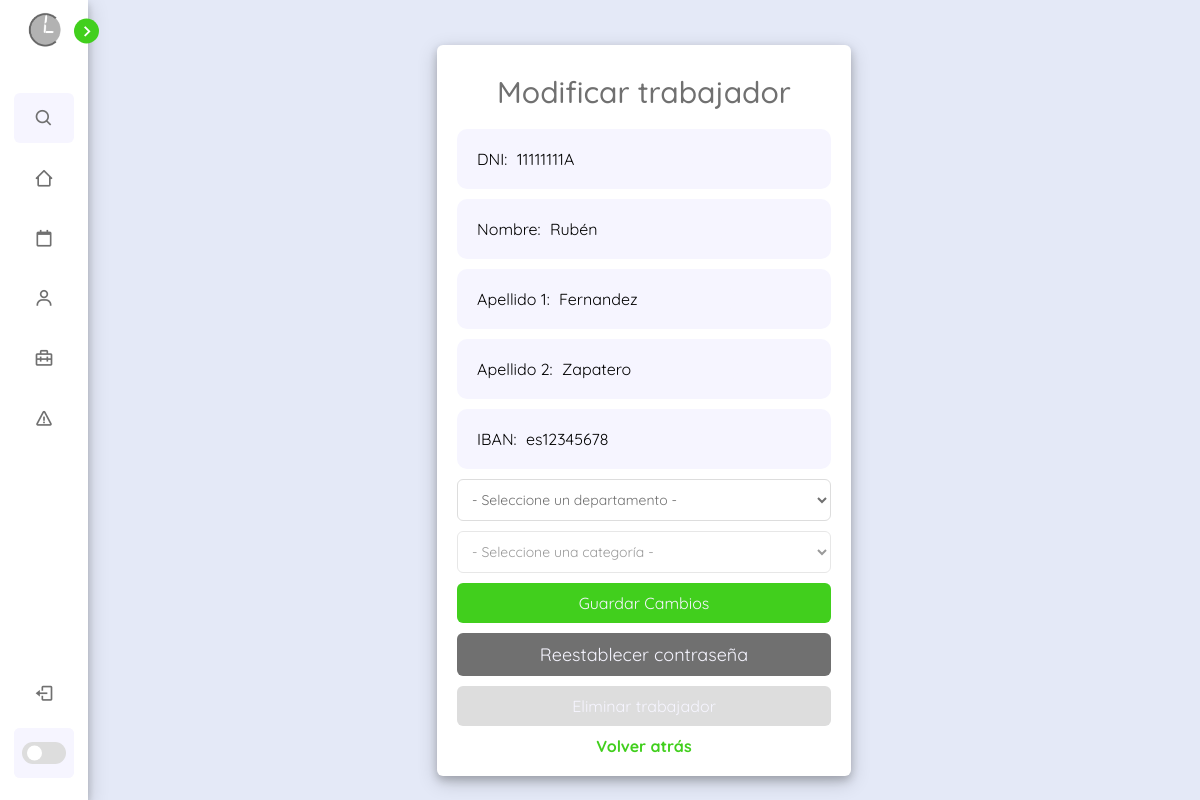
Screenshot of /scripts/php/userEdit/userEdit.php?dni=11111111A with the database file from the repository.
### tables this page shows
CREATE TABLE `empleados` (
  `dni` varchar(9) NOT NULL,
  `nombre` varchar(50) NOT NULL,
  `apellido1` varchar(50) NOT NULL,
  `apellido2` varchar(50) DEFAULT NULL,
  `IBAN` varchar(50) NOT NULL,
  `n_categoria` int(10) DEFAULT NULL,
  `n_departamento` int(10) DEFAULT NULL
);

### scripts/php/userEdit/userEdit.php (the view, shortened to what this page needs)
<!DOCTYPE html>
<html lang="es">
<head>
    <link href="../../../css/dashboard.css" rel="stylesheet" />
    <link href="https://unpkg.com/boxicons@2.1.4/css/boxicons.min.css" rel="stylesheet" />
    <link rel="stylesheet" href="https://cdn.jsdelivr.net/npm/sweetalert2@11.6.7/dist/sweetalert2.min.css">
</head>
<body>
    <nav class="sidebar close">
        <header>
            <div class="image-text">
                <span class="image">
                    <img src="../../../img/cuandoLibro-logo.png" alt="logoClaro" />
                </span>
            </div>
            <i class="bx bx-chevron-right toggle"></i>
        </header>
        <div class="menu-bar">
            <div class="menu">
                <li class="search-box">
                    <i class="bx bx-search icon"></i>
                </li>
                <ul class="menu-links">
                    <li class="nav-links">
                        <a href="../dashboard.php">
                            <i class="bx bx-home-alt-2 icon"></i>
                        </a>
                    </li>
                    <li class="nav-links">
                        <a href="horarios.php">
                            <i class="bx bx-calendar-alt icon"></i>
                        </a>
                    </li>
                    <li class="nav-links">
                        <a href="trabajadores.php">
                            <i class="bx bx-user icon"></i>
                        </a>
                    </li>
                    <li class="nav-links">
                        <a href="departamentos.php">
                            <i class="bx bx-briefcase-alt-2 icon"></i>
                        </a>
                    </li>
                    <li class="nav-links">
                        <a href="avisos.php">
                            <i class="bx bx-error icon"></i>
                        </a>
                    </li>
                </ul>
            </div>
            <div class="bottom-content">
                <li class="">
                    <a href="../seguridad/cerrarSesion.php">
                        <i class="bx bx-log-out icon"></i>
                    </a>
                </li>
                <li class="mode">
                    <div class="toogle-switch">
                        <span class="switch"></span>
                    </div>
                </li>
            </div>
        </div>
    </nav>
    <section class="homeTitle" id="trabajadores">
        <div class="contenedor-formulario">
            <?php
            include("../seguridad/conexion.php");
            $dni_empleado = $_GET['dni'];
            $query_empleado = "SELECT e.dni, e.nombre, e.apellido1, e.apellido2, e.IBAN, n_departamento, n_categoria, c.nombre AS 'nombreCategoria', d.nombre AS 'nombreDepartamento' FROM empleados e LEFT JOIN categorias c ON c.id_categoria = e.n_categoria LEFT JOIN departamentos d ON d.id_departamento = e.n_departamento WHERE dni = '$dni_empleado'";
            $resultado_empleado = mysqli_query($conexion, $query_empleado);
            if ($resultado_empleado && $resultado_empleado->num_rows > 0) {
                $datos_empleado = mysqli_fetch_assoc($resultado_empleado);
            ?>
                <form method="post" class="form" id="scheduleForm">
                    <h2 class="text">Modificar trabajador</h2>
                    <label for="dni">DNI:
                        <input type="text" name="dni" value="<?php echo $datos_empleado['dni']; ?>" readonly>
                    </label>
                    <label for="nombre">Nombre:
                        <input type="text" name="nombre" value="<?php echo $datos_empleado['nombre']; ?>">
                    </label>
                    <label for="apellido1">Apellido 1:
                        <input type="text" name="apellido1" value="<?php echo $datos_empleado['apellido1']; ?>">
                    </label>
                    <label for="apellido2">Apellido 2:
                        <input type="text" name="apellido2" value="<?php echo $datos_empleado['apellido2']; ?>">
                    </label>
                    <label for="IBAN">IBAN:
                        <input type="text" name="IBAN" value="<?php echo $datos_empleado['IBAN']; ?>">
                    </label>
                    <select name="n_departamento" id="departamento">
                        <option value="">- Seleccione un departamento -</option>
                    </select>
                    <select name="n_categoria" id="categoria" disabled="">
                        <option value="">- Seleccione una categoría -</option>
                    </select>
                    <button type="button" class="saveButton" id="saveChanges">Guardar Cambios</button>
                    <button onclick="resetPassword()" type="button" class="addButton">Reestablecer contraseña</button>
                    <button onclick="deleteEmployee()" type="button" class="deleteButton">Eliminar trabajador</button>
                    <a href="../../../sites/trabajadores.php">Volver atrás</a>
                </form>
            <?php
            } else {
                echo "No se encontraron datos para el trabajador con DNI: $dni_empleado";
            }
            ?>
        </div>
    </section>
</body>
</html>

### rows the page displays
empleados: dni "11111111A", nombre "Rubén", apellido1 "Fernandez", apellido2 "Zapatero", IBAN "es12345678"
